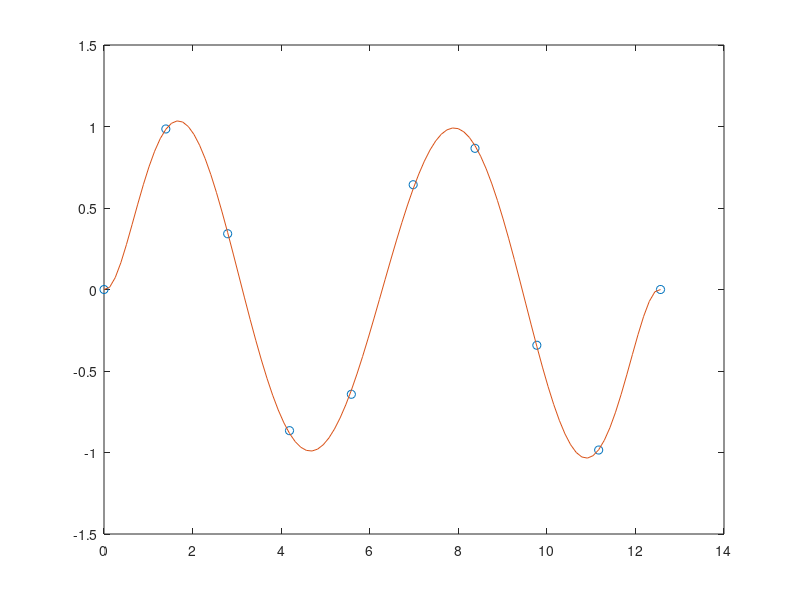

This figure's MATLAB source:
% there is a built in function that returns coefficients for a polynomial
% p(x) of degree that is a best fit for the data in y

x = linspace(0, 4*pi, 10); % generate 10 points equally spaceed along a sine curve at interval [0, 4*pi]
y = sin(x);

poly_test = polyfit(x, y, 7); % fit a 7th degree polynomial to the points

x1 = linspace(0, 4*pi); % fit the to be evaluted polynomial to several places around the curve at interval [0, 4*pi]
y1 = polyval(poly_test, x1); 

figure
plot(x, y, 'o')
hold on
plot (x1, y1)
hold off

% time to make our own

% function polyfit2 = poly = polyfit2 (poly)
%     poly = ;
% end